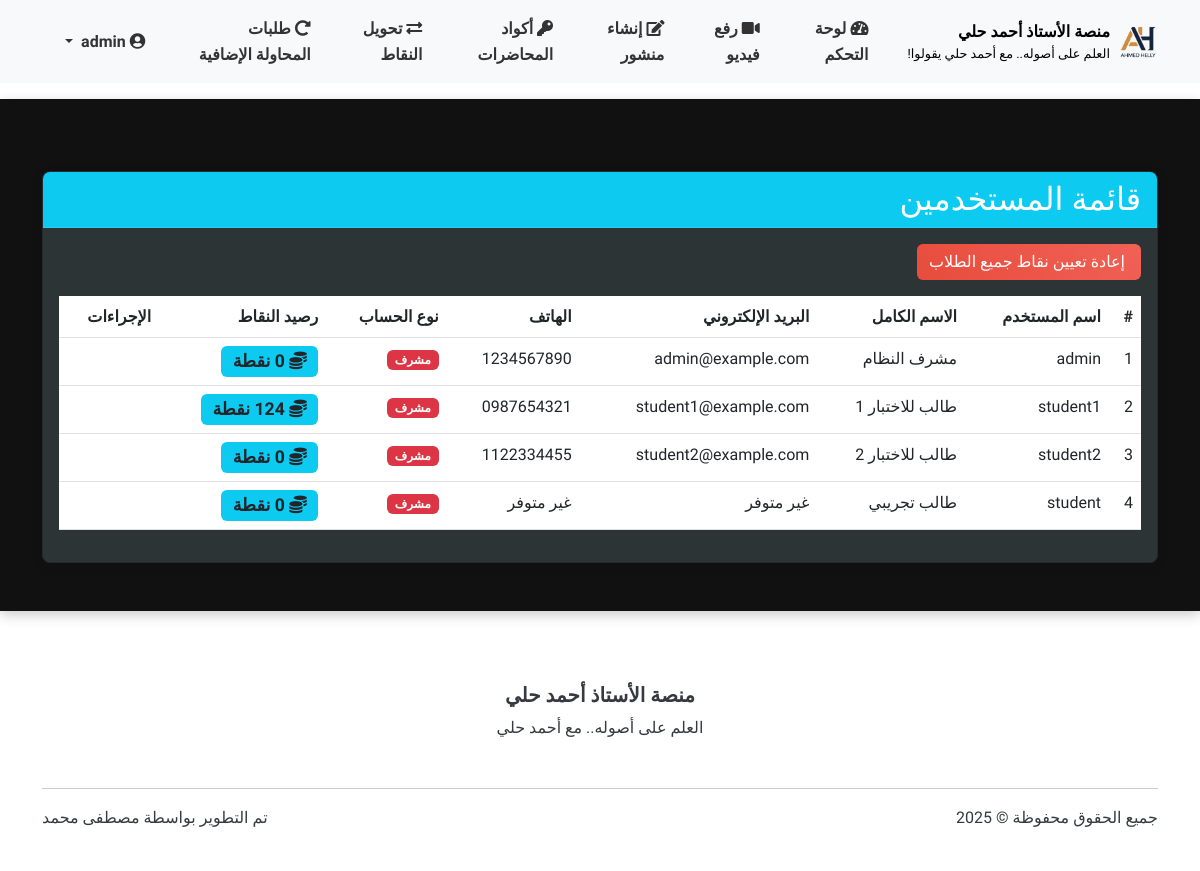
/admin/users_list (signed in), run on the app's committed database.
### models.py (models this page shows, shortened)
class User(UserMixin, db.Model):
    __tablename__ = 'users'
    id = db.Column(db.Integer, primary_key=True)
    username = db.Column(db.String(64), unique=True, nullable=False)
    full_name = db.Column(db.String(100), nullable=True)  # الاسم الثلاثي
    email = db.Column(db.String(100), nullable=True)  # البريد الإلكتروني للاستعادة
    phone = db.Column(db.String(20), nullable=True)   # رقم الهاتف للاستعادة
    password_hash = db.Column(db.String(256), nullable=False)
    role = db.Column(db.String(20), nullable=False)  # 'admin' or 'student'
    points = db.Column(db.Integer, default=0)  # نقاط المحفظة
    reset_token = db.Column(db.String(100), nullable=True)  # رمز استعادة كلمة المرور
    reset_token_expiry = db.Column(db.DateTime, nullable=True)  # تاريخ انتهاء صلاحية الرمز
    created_at = db.Column(db.DateTime, default=datetime.utcnow)  # تاريخ إنشاء الحساب
    videos = db.relationship('Video', backref='uploader', lazy='dynamic')
    comments = db.relationship('Comment', backref='author', lazy='dynamic')
    posts = db.relationship('Post', backref='author', lazy='dynamic')
    video_views = db.relationship('VideoView', backref='viewer', lazy='dynamic')
    def is_admin(self):
        return self.role == 'admin'

### routes.py (the view)
@admin_bp.route('/users_list')
@login_required
def users_list():
    if not current_user.is_admin():
        abort(403)
    users = User.query.all()
    print("\nقائمة المستخدمين:")
    print("================")
    for user in users:
        print(f"اسم المستخدم: {user.username}")
        print(f"الاسم الكامل: {user.full_name}")
        print(f"نوع المستخدم: {'مشرف' if user.role == 'admin' else 'طالب'}")
        print("----------------")
    return render_template('admin/users_list.html', users=users)

### main.py (called while the page is built)
    @login_manager.user_loader
    def load_user(user_id):
        return models.User.query.get(int(user_id))

### routes.py (called while the page is built)
@app.context_processor
def inject_now():
    return {'now': datetime.now()}

### templates/admin/users_list.html (shortened to what this page needs)
{% extends 'base.html' %}
{% block content %}
<div class="container mt-5 text-right">
    <div class="row">
        <div class="col-md-12">
            <div class="card mb-4">
                <div class="card-header bg-info text-white">
                    <h2 class="mb-0">قائمة المستخدمين</h2>
                </div>
                <div class="card-body">
                    <div class="mb-3">
                        <a href="{{ url_for('admin.reset_all_points') }}" class="btn btn-danger" onclick="return confirm('هل أنت متأكد من إعادة تعيين نقاط جميع الطلاب إلى صفر؟');">
                             إعادة تعيين نقاط جميع الطلاب
                        </a>
                    </div>
                    <div class="table-responsive">
                        <table class="table table-hover">
                            <thead class="thead-light">
                                <tr>
                                    <th>#</th>
                                    <th>اسم المستخدم</th>
                                    <th>الاسم الكامل</th>
                                    <th>البريد الإلكتروني</th>
                                    <th>الهاتف</th>
                                    <th>نوع الحساب</th>
                                    <th>رصيد النقاط</th>
                                    <th>الإجراءات</th>
                                </tr>
                            </thead>
                            <tbody>
                                {% for user in users %}
                                <tr>
                                    <td>{{ loop.index }}</td>
                                    <td>{{ user.username }}</td>
                                    <td>{{ user.full_name }}</td>
                                    <td>{{ user.email or 'غير متوفر' }}</td>
                                    <td>{{ user.phone or 'غير متوفر' }}</td>
                                    <td>
                                        {% if user.is_admin %}
                                        <span class="badge bg-danger">مشرف</span>
                                        {% else %}
                                        <span class="badge bg-primary">طالب</span>
                                        {% endif %}
                                    </td>
                                    <td>
                                        <span class="badge bg-info text-dark" style="font-size: 1.1em;">
                                            <i class="fas fa-coins"></i> {{ user.points }} نقطة
                                        </span>
                                    </td>
                                    <td>
                                    </td>
                                </tr>
                                {% endfor %}
                            </tbody>
                        </table>
                    </div>
                </div>
            </div>
        </div>
    </div>
</div>
{% endblock %}

### templates/base.html (shortened to what this page needs)
<!DOCTYPE html>
<html lang="ar" dir="rtl">
<head>
    <link rel="stylesheet" href="https://cdnjs.cloudflare.com/ajax/libs/font-awesome/5.15.4/css/all.min.css">
    <link rel="stylesheet" href="https://cdn.jsdelivr.net/npm/bootstrap@5.3.0/dist/css/bootstrap.rtl.min.css">
    <link rel="stylesheet" href="{{ url_for('static', filename='css/style.css') }}">
</head>
<body>
    <header>
        <nav class="navbar navbar-expand-lg navbar-light bg-light sticky-top">
            <div class="container">
                <a class="navbar-brand d-flex align-items-center" href="{{ url_for('main.index') }}">
                    <img src="{{ url_for('static', filename='img/ahmed-helly-logo.png') }}" alt="شعار المنصة" height="50">
                    <div class="ms-2 d-flex flex-column">
                        <span style="font-size: 1rem; color: #000; font-weight: bold;">منصة الأستاذ أحمد حلي</span>
                        <small class="d-none d-md-block" style="font-size: 0.8rem; color: #000;">العلم على أصوله.. مع أحمد حلي يقولوا!</small>
                    </div>
                </a>
                <div class="collapse navbar-collapse navbar-custom" id="navbarNav">
                    <ul class="navbar-nav">
                        {% if current_user.is_authenticated %}
                            {% if current_user.role == 'admin' %}
                                <li class="nav-item">
                                    <a class="nav-link {% if request.path.startswith('/admin/dashboard') %}active{% endif %}" href="{{ url_for('admin.dashboard') }}">
                                        <i class="fas fa-tachometer-alt"></i> لوحة التحكم
                                    </a>
                                </li>
                                <li class="nav-item">
                                    <a class="nav-link {% if request.path.startswith('/admin/upload_video') %}active{% endif %}" href="{{ url_for('admin.upload_video') }}">
                                        <i class="fas fa-video"></i> رفع فيديو
                                    </a>
                                </li>
                                <li class="nav-item">
                                    <a class="nav-link {% if request.path.startswith('/admin/create_post') %}active{% endif %}" href="{{ url_for('admin.create_post') }}">
                                        <i class="fas fa-edit"></i> إنشاء منشور
                                    </a>
                                </li>
                                <li class="nav-item">
                                    <a class="nav-link {% if request.path.startswith('/admin/lecture_codes') %}active{% endif %}" href="{{ url_for('admin.lecture_codes') }}">
                                        <i class="fas fa-key"></i> أكواد المحاضرات
                                    </a>
                                </li>
                                <li class="nav-item">
                                    <a class="nav-link {% if request.path.startswith('/admin/transfer_points') %}active{% endif %}" href="{{ url_for('admin.transfer_points') }}">
                                        <i class="fas fa-exchange-alt"></i> تحويل النقاط
                                    </a>
                                </li>
                                <li class="nav-item">
                                    <a class="nav-link {% if request.path.startswith('/admin/retry_requests') %}active{% endif %}" href="{{ url_for('admin_tests.retry_requests') }}">
                                        <i class="fas fa-redo-alt"></i> طلبات المحاولة الإضافية
                                    </a>
                                </li>
                            {% endif %}
                        {% endif %}
                    </ul>
                    {% if current_user.is_authenticated %}
                    <ul class="navbar-nav ms-auto">
                        <li class="nav-item dropdown">
                            <a class="nav-link dropdown-toggle" href="#" id="navbarDropdown" role="button"
                               data-bs-toggle="dropdown" aria-expanded="false">
                                <i class="fas fa-user-circle"></i>
                                {{ current_user.username }}
                            </a>
                        </li>
                    </ul>
                    {% endif %}
                </div>
            </div>
        </nav>
    </header>
    <main class="py-4">
        {% block content %}{% endblock %}
    </main>
    <footer class="bg-white py-4 mt-5">
        <div class="container">
            <div class="row align-items-center">
                <div class="col-md-12 text-center mb-3">
                    <h5 class="fw-bold">منصة الأستاذ أحمد حلي</h5>
                    <p class="mb-3">العلم على أصوله.. مع أحمد حلي</p>
                </div>
            </div>
            <hr>
            <div class="row">
                <div class="col-md-6">
                    <p>جميع الحقوق محفوظة &copy; 2025</p>
                </div>
                <div class="col-md-6 text-md-end">
                    <p>تم التطوير بواسطة <a href="https://www.linkedin.com/in/mstafamohamed/" target="_blank">مصطفى محمد</a></p>
                </div>
            </div>
        </div>
    </footer>
</body>
</html>

### static/css/style.css (style rules this page uses)
:root { --primary-color: #1a4c78; --primary-light: #2c6ca8; --primary-dark: #0f3251; --secondary-color: #27ae60; --secondary-light: #4cc482; --secondary-dark: #208e4e; --accent-color: #e67e22; --accent-light: #f4a261; --accent-dark: #c26620; --danger-color: #e74c3c; --text-light: #f8f9fa; --text-dark: #343a40; --bg-light: #ffffff; --bg-dark: #111111; --bg-card: #2d3436; --bg-card-dark: #222; --header-height: 80px; }
body { direction: rtl; text-align: right; font-family: 'Tajawal', 'Segoe UI', Tahoma, Geneva, Verdana, sans-serif; line-height: 1.6; color: #333; background-color: var(--bg-light); transition: background-color 0.3s ease; display: flex; flex-direction: column; min-height: 100vh; }
main { background-color: var(--bg-dark); color: var(--text-light); border-radius: 0; box-shadow: 0 4px 12px rgba(0,0,0,0.2); padding: 20px 0; flex: 1; }
header, footer { background-color: var(--bg-light); color: var(--text-dark); }
.navbar-custom .nav-link { color: var(--text-dark) !important; margin-right: 15px; padding: 8px 15px; border-radius: 5px; transition: all 0.3s ease; font-weight: bold; }
.card { animation: fadeIn 0.6s ease-out; border-radius: 8px; overflow: hidden; box-shadow: 0 4px 12px rgba(0,0,0,0.1); transition: all 0.3s ease; background-color: var(--bg-card); color: var(--text-light); }
.card .card-header { background-color: var(--bg-card-dark); color: var(--text-light); border-bottom: 1px solid rgba(255,255,255,0.1); }
.btn { transition: all 0.3s ease; border-radius: 6px; font-weight: 500; }
.btn-danger { background: linear-gradient(45deg, var(--danger-color), #f16156); border: none; }
footer { background-color: var(--bg-light); color: var(--text-dark); padding: 2rem 0; }
footer a { color: var(--text-dark); text-decoration: none; transition: all 0.3s ease; }
.navbar-brand img { max-height: 40px; }
.navbar-custom .nav-link { font-weight: bold; }

### templates/base.html (style rules this page uses)
body { font-family: 'Tajawal', sans-serif; }
.navbar-custom .nav-link { color: #333 !important; margin-left: 15px; font-weight: bold; }

### data on the page
User: username "admin", full_name "مشرف النظام", email "admin@example.com", phone "1234567890"
User: username "student1", full_name "طالب للاختبار 1", email "student1@example.com", phone "0987654321"
User: username "student2", full_name "طالب للاختبار 2", email "student2@example.com", phone "1122334455"
User: username "student", full_name "طالب تجريبي", email "غير متوفر", phone "غير متوفر"
